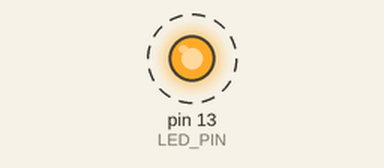
Recording of a sketch running on a simulated Arduino Uno, built with avr-gcc and run on an emulated ATmega328P. On the bench: output pins drawn as LEDs (lit = HIGH). Dashed ring = blinking. What the sketch prints to the serial monitor is not drawn.

Above: at 0.2 s.
Timing chart, 0 to 3.0 s (numbered marks = the images above):
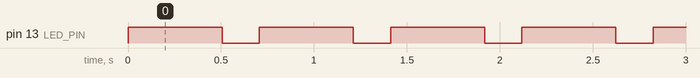

The sketch:

UsbUartCH340G.ino
```cpp
/*
  UsbUartCH340G
  A blink sketch that also sends a burst of data over the serial port.

  For info and circuit diagrams see https://github.com/tardate/LittleArduinoProjects/tree/main/Electronics101/SerialInterface/UsbUartCH340G
 */

#define LED_PIN 13

void setup() {
  Serial.begin(115200);
  while (!Serial) {}
  pinMode(LED_PIN, OUTPUT);
}

void loop() {
  digitalWrite(LED_PIN, HIGH);
  for(int i=0; i< 50; ++i) {
    Serial.println("high......");
    delay(10);
  }
  digitalWrite(LED_PIN, LOW);
  delay(200);
}
```

Measured:
- by itself, pin 13 (LED_PIN): alternates HIGH for 0.51 s and LOW for 0.20 s
